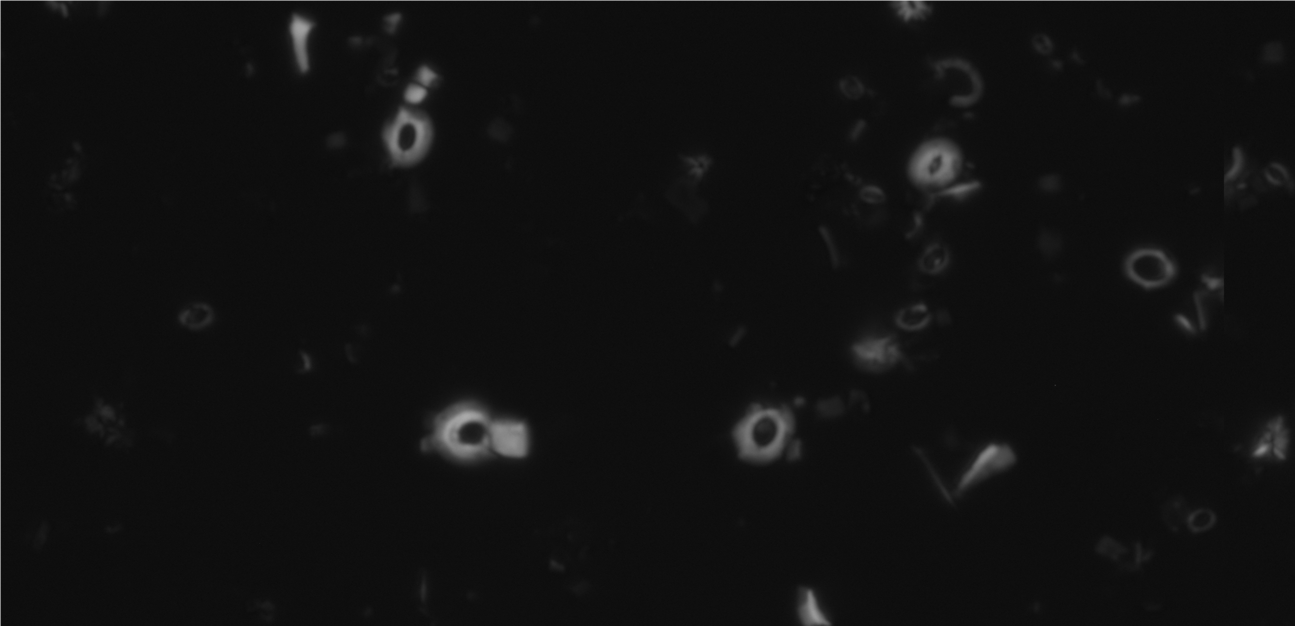
#> input picture imgs/ex1.png, 1295 x 626 px, given in place of Original_Halved.tif, which was not available
$ python main_old.py
#> lines starting #> are read from the running program, lines starting #| are printed output that depends on the picture; after the words box and inside, x2 and y2 are one past the last pixel; in counts of white or black regions, pixels touching at a corner belong together; pictures that were not available may be replaced by others from this repository, and a replacement may not be noted
### lib/utils.py
import copy

import cv2 as cv
import sys, math
import numpy as np
from matplotlib import pyplot as plt


# [78 lines left out: functions threshold_image, get_connected_components, plt_rectangles, plt_rectangles_one_col, divide_image, cut_out_of_image, not called in this run]

### lib/main_old.py
from lib.utils import threshold_image, get_connected_components, plt_rectangles, divide_image, cut_out_of_image
import cv2 as cv
import sys, os, shutil
import numpy as np
from matplotlib import pyplot as plt


''' THESE ARE PARAMETERS YOU CAN CHANGE  '''

thresholding_level = 25
min_side = 15
max_side = 200
border = 5
img_name = 'Original_Halved.tif'
batch_name = 'test'

'''             DOWN TO HERE            '''


''' This will ask you if you already have data in the output folder
given by batch_name'''

if not os.path.isdir(f'lib/imgs_np/{batch_name}'):
    os.makedirs(f'lib/imgs_np/{batch_name}')
    os.makedirs(f'lib/imgs_png/{batch_name}')
else:
    inputt = str(input(f'The folder {batch_name} already exists are you sure you want to continue? (y/n): ') or "y")
#> the answer given: ../imgs
#> the answer given: ../imgs
    if inputt=='n':
        sys.exit('User terminated as folder already exists')
    else:
        if not os.path.isdir(f'lib/imgs_png/{batch_name}'):
            os.makedirs(f'lib/imgs_png/{batch_name}')
        shutil.rmtree(f'lib/imgs_np/{batch_name}/')
        os.makedirs(f'lib/imgs_np/{batch_name}/')
        try:
            shutil.rmtree(f'lib/imgs_png/{batch_name}/')
            os.makedirs(f'lib/imgs_png/{batch_name}/')
        except:
            pass

'''
The main loop.
The if __name__ == '__main__' clause just checks that this is the script that is running (and nothing else is calling
this script by accident).
'''

if __name__=='__main__':

    '''This is where the real stuff happens'''

    # This reads the file img_name and outputs a numpy array for manipulation
    img_original = cv.imread(cv.samples.findFile(f"imgs/{img_name}",0))
#> img_original is the input picture: shape (626, 1295, 3); min 11, max 194, mean 17

    # This thresholds the image at the amount thresholding_level, with mode = 'mg' or 'bi' (mean gaussian or binary)
    a, img_thresholded = threshold_image(img_original, thresholding_level, mode = 'mg')
#> in threshold_image, `ret, thresh = cv.threshold(img, thresh, 255, thresh_method)`:
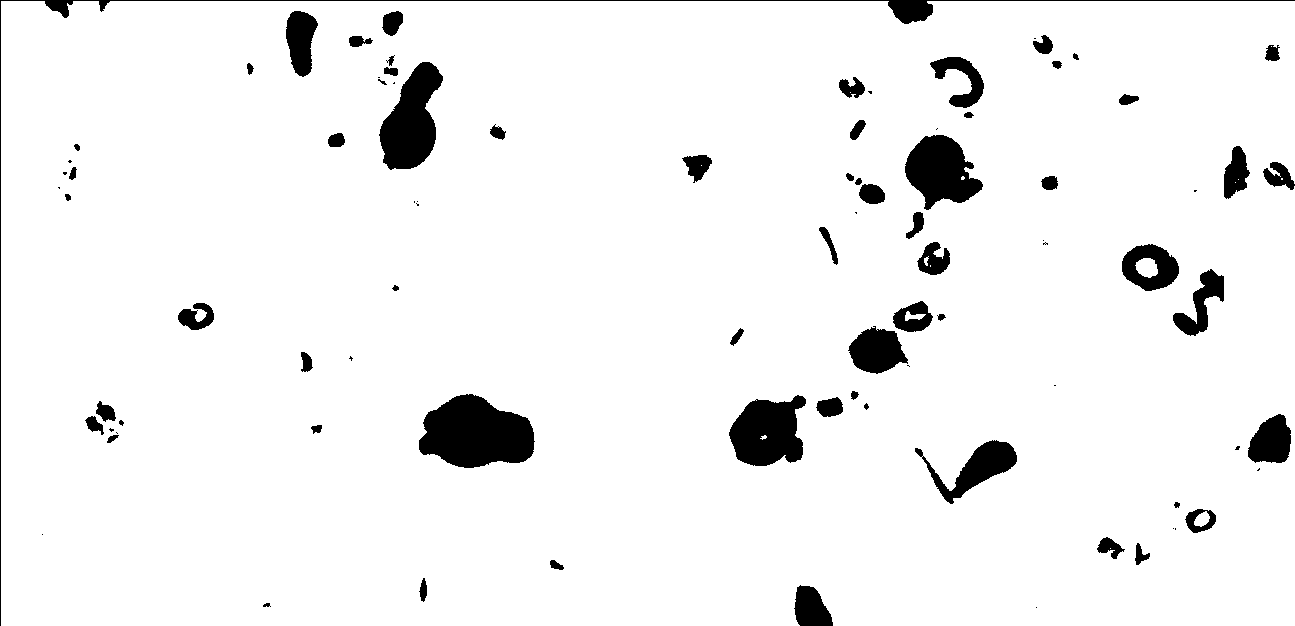
#> thresh: shape (626, 1295, 3); 94.6% white; 89 black regions (26 under 20 px), largest, box (x1, y1, x2, y2) and area: (419, 394, 535, 468) 6185, (379, 62, 443, 170) 4198, (729, 395, 806, 466) 3927
#> in threshold_image, `ret, thresh = cv.threshold(img, thresh, 255, thresh_method)`: ret = 25
#> a = 25

    # Takes the thresholded image and returns the rectangles around the particles
    stats = get_connected_components(img_thresholded, min_side=min_side, max_side=max_side, border = border)
#> in get_connected_components, `n, labels, stats, centroids = cv.connectedComponentsWithStats(b)`:
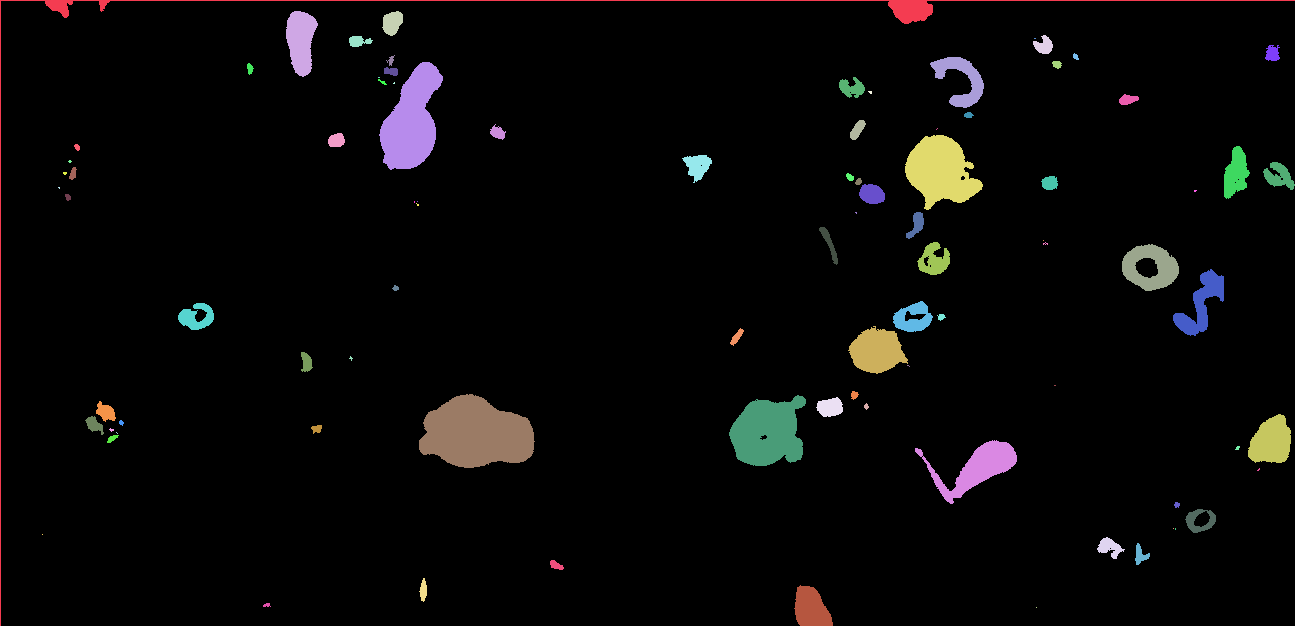
#> labels: shape (626, 1295) int32; 90 distinct labels, from 0 to 89; one colour per label, 0 black
#> in get_connected_components, `n, labels, stats, centroids = cv.connectedComponentsWithStats(b)`: n = 90; stats = 90 rows, first 6: [1, 1, 1294, 625, 767044], [0, 0, 1295, 626, 3034], [286, 11, 32, 66, 1464], [382, 11, 21, 25, 378], [1033, 35, 20, 19, 240], [349, 36, 24, 11, 175]; centroids = 90 pairs, first value 42 to 1278.6, second value 22.28 to 607.9
#> in get_connected_components, `stats = stats[mask, :]`: stats = 38 rows, first 6: [286, 11, 32, 66, 1464], [382, 11, 21, 25, 378], [1033, 35, 20, 19, 240], [349, 36, 24, 11, 175], [1265, 45, 15, 16, 181], [930, 57, 54, 51, 1184]
#> in get_connected_components, `mask = [True if (np.mean(img[col[1]:col[1]+col[3], col[0]:col[0]+col[2..`: mask = 38 items, first 6: True, True, True, True, True, True
#> stats = 38 rows, first 6: [281, 6, 42, 76, 1464], [377, 6, 31, 35, 378], [1028, 30, 30, 29, 240], [344, 31, 34, 21, 175], [1260, 40, 25, 26, 181], [925, 52, 64, 61, 1184]

    # Divides the ORIGINAL IMAGE according to stats and saves the fossils as numpy arrays in imgs_np.
    # print('Saving individual fossils')
    # divide_image(img_original, stats, batch_name, mode = 'np')
    # divide_image(img_original, stats, batch_name, mode = 'png')

    # Plots rectangles on the thresholded images and saves the rectangles in imgs_rectangles
    print('Saving retangled image')
    img_rectangled = plt_rectangles(img_thresholded, stats)
#> the loop in plt_rectangles, `for col in stats:` made 38 passes
#> after the loop in plt_rectangles, `for col in stats:`:
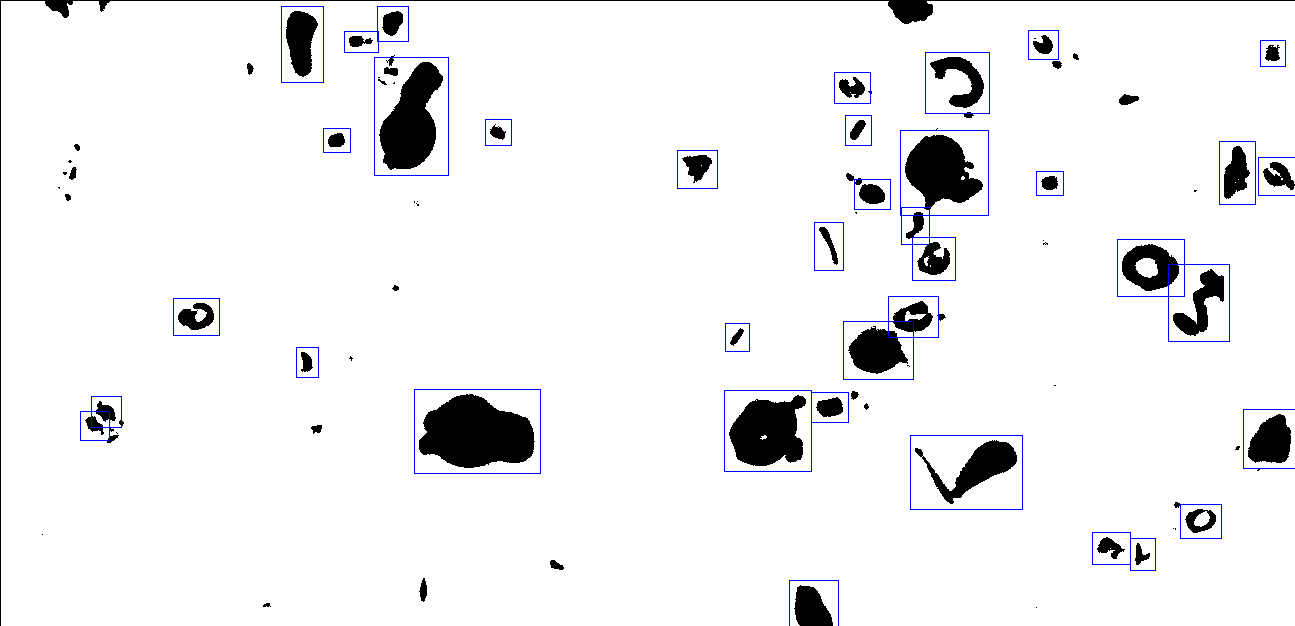
#> img: shape (626, 1295, 3); 0.83% of pixels changed, all inside (x1, y1, x2, y2) = (80, 6, 1295, 626)
    cv.imwrite(f'imgs_rectangled/{img_name.split(".")[0]}.png', img_rectangled)
    img_rectangled = plt_rectangles(img_original, stats)
#> call 2 of plt_rectangles, with stats = array of shape (38, 5), color = (255, 0, 0)
#> the loop in plt_rectangles (call 2), `for col in stats:` made 38 passes
#> after the loop in plt_rectangles (call 2), `for col in stats:`:
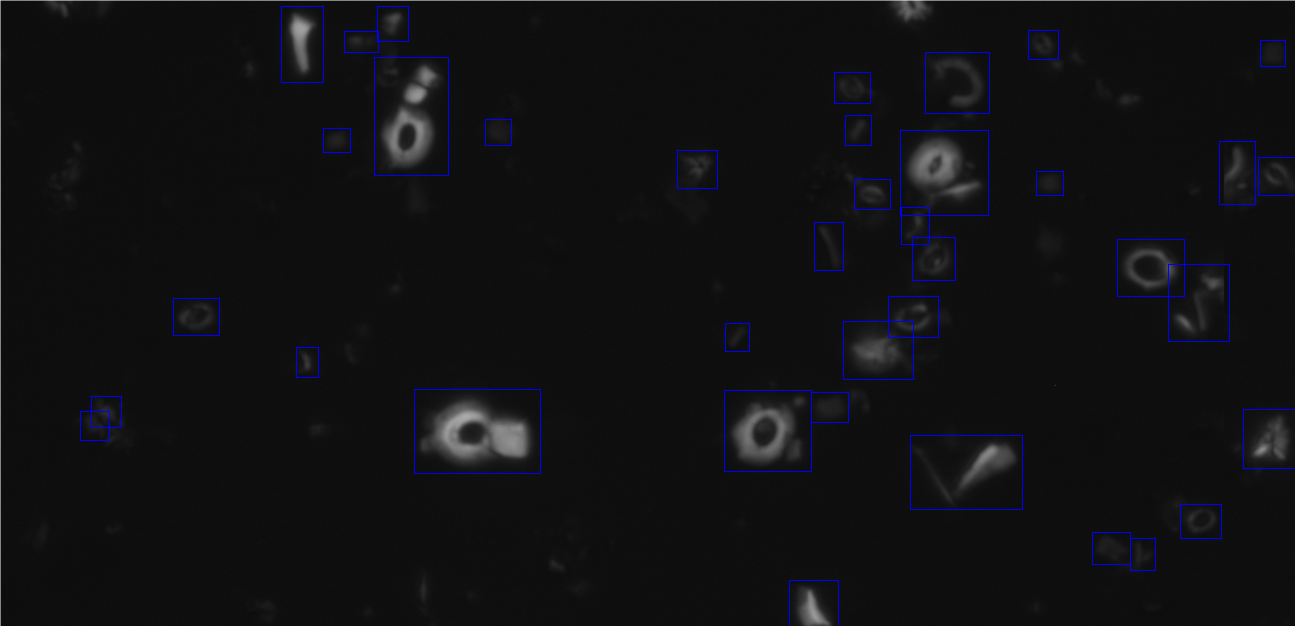
#> img: shape (626, 1295, 3); mean B, G, R 19, 16.9, 16.9
    cv.imwrite(f'imgs_rectangled/{img_name.split(".")[0]}_original.png', img_rectangled)

    # This prints the number of fossils that were found
    print(stats.shape[0],'fossils were found')
#| 38 fossils were found

    np.savetxt(f'imgs_rectangled/{img_name.split(".")[0]}.txt', stats, fmt='%.0f', delimiter=' ', header='left_top_x left_top_y x_length y_length vol',comments='')
